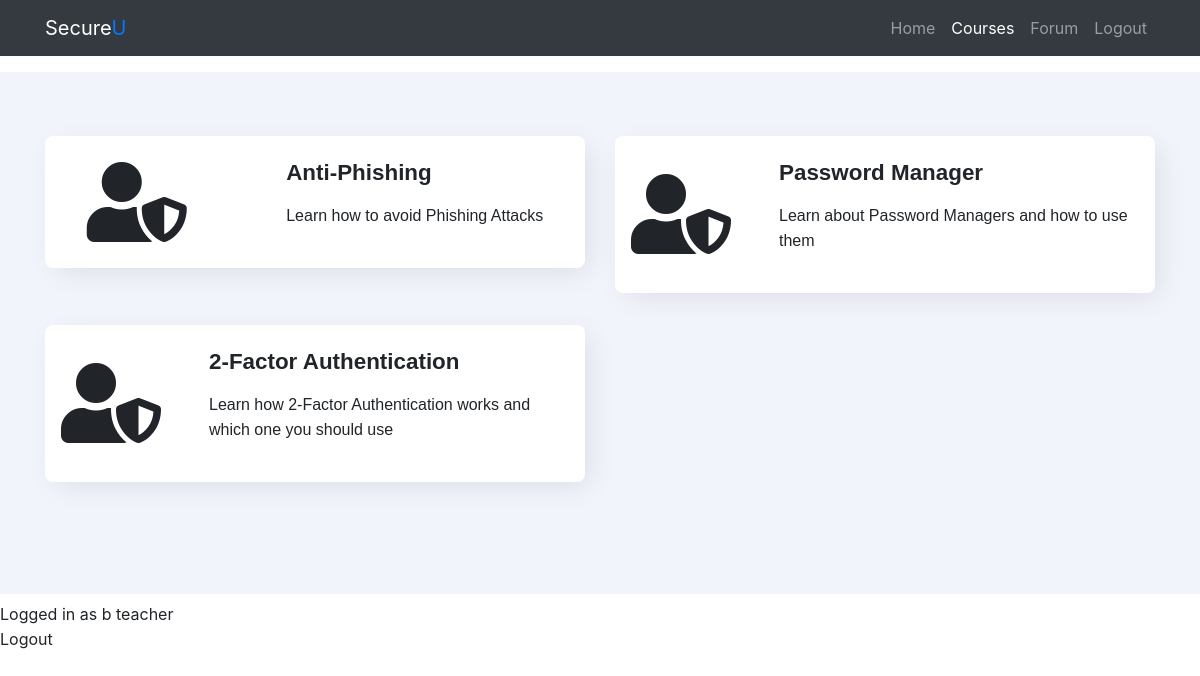
/courses.php (signed in), run on an earlier commit of the app's database.
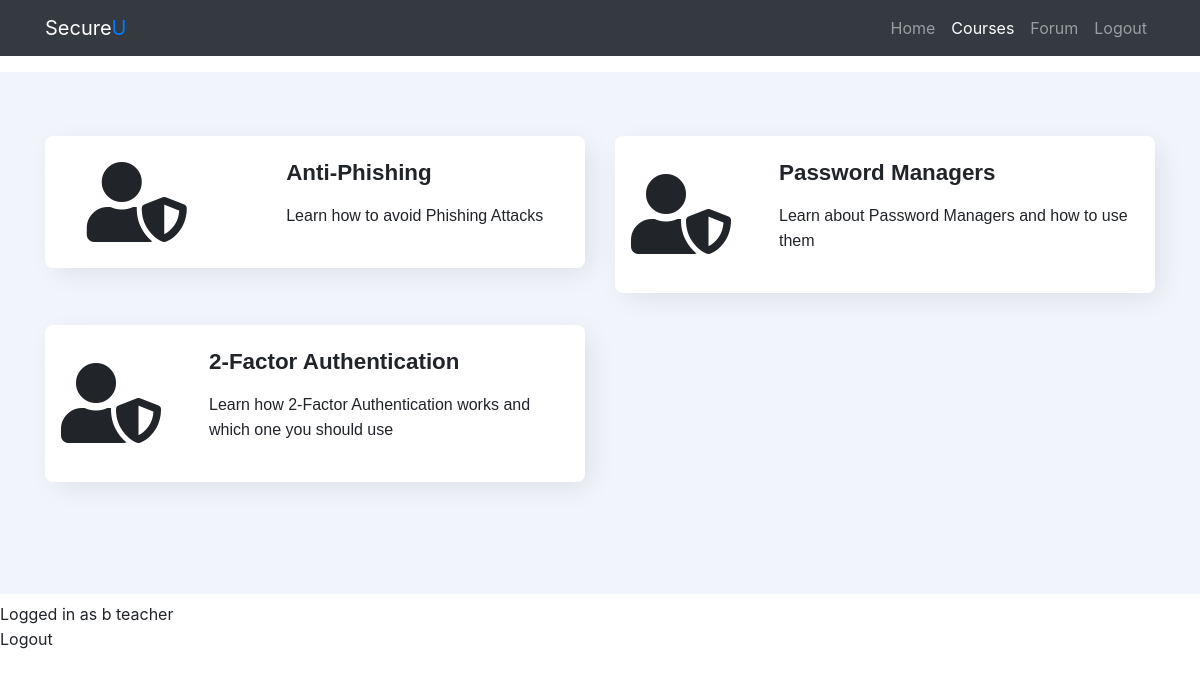
And on a later commit of the database.
### tables this page shows
CREATE TABLE `courses` (
  `course_id` int(11) NOT NULL,
  `course_name` varchar(50) NOT NULL,
  `course_desc` varchar(300) NOT NULL,
  `course_img` varchar(100) NOT NULL,
  `course_status` varchar(15) NOT NULL,
  `date_created` datetime NOT NULL DEFAULT CURRENT_TIMESTAMP,
  `user_id` int(11) NOT NULL
);

### courses.php (the view, shortened to what this page needs)
<?php
include "header.php";
?>
<link href="//maxcdn.bootstrapcdn.com/bootstrap/4.1.1/css/bootstrap.min.css" rel="stylesheet" id="bootstrap-css">
<link rel="stylesheet" href="https://use.fontawesome.com/releases/v5.6.3/css/all.css">
<?php
include "navbar.php";
?>
<section>
    <div class="container">
        <div class="row mbr-justify-content-center">
            <?php
            require "db_connect.php";
            $sql = "SELECT * FROM courses";
            $result = mysqli_query($conn, $sql);
            if (mysqli_num_rows($result) > 0) {
                while ($row = mysqli_fetch_assoc($result)) {
                    $course_id = $row["course_id"];
                    $course_name = $row["course_name"];
                    $course_desc = $row["course_desc"];
                    $course_link = "units.php?course_id=$course_id";
                    ?>
                    <div class="col-lg-6 mbr-col-md-10">
                        <a style="text-decoration:none" href="<?php echo $course_link; ?>">
                            <div class="wrap">
                                <div class="ico-wrap">
                                    <span class="fas fa-5x mr-5 fa-user-shield"></span>
                                </div>
                                <div class="text-wrap vcenter">
                                    <h2 class="mbr-fonts-style mbr-bold mbr-section-title3 display-5"><?php echo $course_name; ?></span></h2>
                                    <p class="mbr-fonts-style text1 mbr-text display-6"><?php echo $course_desc; ?></p>
                                </div>
                            </div>
                        </a>
                    </div>
                <?php
                }
            } else {
                echo "0 results";
            }
            ?>
        </div>
    </div>
</section>
<?php
include "footer.php"
?>

What changed in the data, as far as the page shows it:
changed courses "Learn about Password Managers and how to use them": course_name "Password Manager" → "Password Managers"
